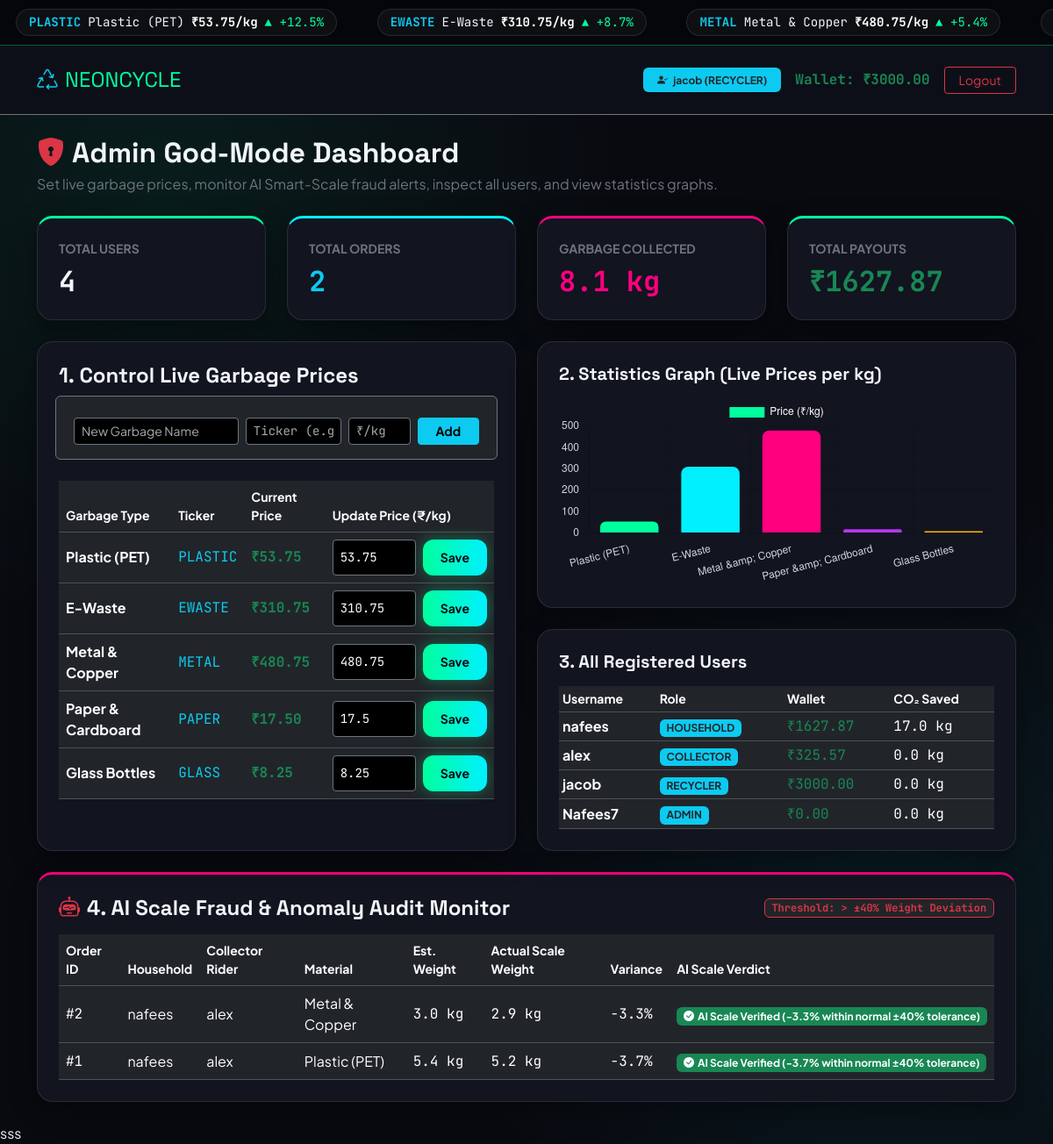
Screenshot of /admin-panel/ (signed in) with the database file from the repository.
### core/models.py (models this page shows, shortened)
class GarbagePrice(models.Model):
    name = models.CharField(max_length=100, unique=True)
    code = models.CharField(max_length=15, unique=True)
    price_per_kg = models.FloatField(default=40.0)
    change_pct = models.FloatField(default=2.5)

class UserProfile(models.Model):
    ROLE_CHOICES = [
        ('HOUSEHOLD', 'Household'),
        ('COLLECTOR', 'Collector'),
        ('RECYCLER', 'Recycler'),
        ('ADMIN', 'Admin'),
    ]
    user = models.OneToOneField(User, on_delete=models.CASCADE, related_name='profile')
    role = models.CharField(max_length=20, choices=ROLE_CHOICES, default='HOUSEHOLD')
    wallet_balance = models.FloatField(default=0.0)
    co2_saved_kg = models.FloatField(default=0.0)
    is_online = models.BooleanField(default=True)

class CollectionOrder(models.Model):
    STATUS_CHOICES = [
        ('PENDING', '1. Waiting for Nearby Collector'),
        ('ACCEPTED', '2. Collector Assigned & En Route'),
        ('WEIGHED', '3. Weighed & Paid (In Transit to Recycler)'),
        ('RECYCLED', '4. Delivered & Recycled'),
    ]
    household = models.ForeignKey(User, on_delete=models.CASCADE, related_name='hh_orders')
    collector = models.ForeignKey(User, on_delete=models.SET_NULL, null=True, blank=True, related_name='col_orders')
    garbage_type = models.ForeignKey(GarbagePrice, on_delete=models.CASCADE)
    address = models.CharField(max_length=255)
    estimated_weight_kg = models.FloatField()
    actual_weight_kg = models.FloatField(null=True, blank=True)
    household_payout = models.FloatField(default=0.0)
    collector_earning = models.FloatField(default=0.0)
    status = models.CharField(max_length=20, choices=STATUS_CHOICES, default='PENDING')
    created_at = models.DateTimeField(auto_now_add=True)
    @property
    def weight_variance_pct(self):
        if self.actual_weight_kg is None or not self.estimated_weight_kg:
            return 0.0
        return round(((self.actual_weight_kg - self.estimated_weight_kg) / max(0.1, self.estimated_weight_kg)) * 100.0, 1)
    @property
    def is_scale_anomaly(self):
        if self.actual_weight_kg is None:
            return False
        return abs(self.weight_variance_pct) > 40.0
    @property
    def anomaly_reason(self):
        if self.actual_weight_kg is None:
            return "Awaiting Smart-Scale Weighing"
        var = self.weight_variance_pct
        if var > 40.0:
            return f"FRAUD ALERT (+{var}%): Possible Scale Tampering / Payout Inflation"
        elif var < -40.0:
            return f"FRAUD ALERT ({var}%): Possible Rider Skimming / Under-Weighing"
        return f"AI Scale Verified ({var:+.1f}% within normal ±40% tolerance)"

### core/views.py (the view, shortened to what this page needs)
# urls.py: path('admin-panel/', views.admin_dashboard, name='admin_dashboard'),
@login_required
def admin_dashboard(request):
    ensure_initial_prices()
    profile, _ = UserProfile.objects.get_or_create(user=request.user)
    all_profiles = UserProfile.objects.select_related('user').all()
    all_orders = CollectionOrder.objects.all().order_by('-created_at')
    total_kg = sum((o.actual_weight_kg or o.estimated_weight_kg) for o in all_orders)
    total_payouts = sum(o.household_payout for o in all_orders)
    return render(request, 'core/admin_panel.html', {
        'profile': profile,
        'prices': GarbagePrice.objects.all(),
        'all_profiles': all_profiles,
        'all_orders': all_orders,
        'total_users': User.objects.count(),
        'total_orders': all_orders.count(),
        'total_kg': round(total_kg, 1),
        'total_payouts': round(total_payouts, 2),
    })

### core/views.py (called while the page is built)
def ensure_initial_prices():
    if GarbagePrice.objects.count() == 0:
        defaults = [
            ('Plastic (PET)', 'PLASTIC', 42.0, 3.8),
            ('E-Waste', 'EWASTE', 310.0, 8.4),
            ('Metal & Copper', 'METAL', 480.0, 5.1),
            ('Paper & Cardboard', 'PAPER', 18.0, -1.2),
            ('Glass Bottles', 'GLASS', 14.0, 1.5),
        ]
        for name, code, price, chg in defaults:
            GarbagePrice.objects.create(name=name, code=code, price_per_kg=price, change_pct=chg)

### core/templates/core/admin_panel.html (shortened to what this page needs)
{% extends 'core/base.html' %}
{% block content %}
<div class="mb-4">
  <h2 class="fw-bold mb-1"><i class="bi bi-shield-lock-fill text-danger me-2"></i>Admin God-Mode Dashboard</h2>
  <p class="text-secondary mb-0">Set live garbage prices, monitor AI Smart-Scale fraud alerts, inspect all users, and view statistics graphs.</p>
</div>
<div class="row g-4 mb-4">
  <div class="col-md-3">
    <div class="neon-card neon-card-green">
      <div class="small text-secondary fw-bold">TOTAL USERS</div>
      <h2 class="mono fw-bold mt-2 mb-0">{{ total_users }}</h2>
    </div>
  </div>
  <div class="col-md-3">
    <div class="neon-card neon-card-cyan">
      <div class="small text-secondary fw-bold">TOTAL ORDERS</div>
      <h2 class="mono fw-bold mt-2 mb-0 text-info">{{ total_orders }}</h2>
    </div>
  </div>
  <div class="col-md-3">
    <div class="neon-card neon-card-pink">
      <div class="small text-secondary fw-bold">GARBAGE COLLECTED</div>
      <h2 class="mono fw-bold mt-2 mb-0" style="color: var(--neon-pink);">{{ total_kg }} kg</h2>
    </div>
  </div>
  <div class="col-md-3">
    <div class="neon-card neon-card-green">
      <div class="small text-secondary fw-bold">TOTAL PAYOUTS</div>
      <h2 class="mono fw-bold mt-2 mb-0 text-success">₹{{ total_payouts|floatformat:2 }}</h2>
    </div>
  </div>
</div>
<div class="row g-4 mb-4">
  <div class="col-lg-6">
    <div class="neon-card h-100">
      <h4 class="fw-bold mb-3">1. Control Live Garbage Prices</h4>
      <form method="POST" action="/admin-panel/" class="row g-2 mb-4 p-3 rounded bg-dark border border-secondary">
        <div class="col-5">
          <input type="text" name="name" placeholder="New Garbage Name" class="form-control form-control-sm bg-black text-white border-secondary" required>
        </div>
        <div class="col-3">
          <input type="text" name="code" placeholder="Ticker (e.g. BAT)" class="form-control form-control-sm bg-black text-white border-secondary mono" required>
        </div>
        <div class="col-2">
          <input type="number" step="0.5" name="price_per_kg" placeholder="₹/kg" class="form-control form-control-sm bg-black text-white border-secondary mono" required>
        </div>
        <div class="col-2">
          <button type="submit" class="btn btn-sm btn-info w-100 fw-bold">Add</button>
        </div>
      </form>
      <div class="table-responsive">
        <table class="table table-dark align-middle">
          <thead>
            <tr class="text-secondary small">
              <th>Garbage Type</th>
              <th>Ticker</th>
              <th>Current Price</th>
              <th>Update Price (₹/kg)</th>
            </tr>
          </thead>
          <tbody>
            {% for p in prices %}
            <tr>
              <td class="fw-bold">{{ p.name }}</td>
              <td class="mono text-info">{{ p.code }}</td>
              <td class="mono fw-bold text-success">₹{{ p.price_per_kg|floatformat:2 }}</td>
              <td>
                <form method="POST" action="/admin-panel/" class="d-flex gap-2">
                  <input type="number" step="0.5" name="new_price" value="{{ p.price_per_kg }}" class="form-control form-control-sm bg-black text-white border-secondary mono" style="width: 95px;">
                  <button type="submit" class="btn btn-sm btn-neon">Save</button>
                </form>
              </td>
            </tr>
            {% endfor %}
          </tbody>
        </table>
      </div>
    </div>
  </div>
  <div class="col-lg-6">
    <div class="neon-card mb-4">
      <h5 class="fw-bold mb-3">2. Statistics Graph (Live Prices per kg)</h5>
      <canvas id="priceChart" height="130"></canvas>
    </div>
    <div class="neon-card">
      <h5 class="fw-bold mb-3">3. All Registered Users</h5>
      <div class="table-responsive">
        <table class="table table-dark table-sm align-middle mb-0">
          <thead>
            <tr class="text-secondary small">
              <th>Username</th>
              <th>Role</th>
              <th>Wallet</th>
              <th>CO₂ Saved</th>
            </tr>
          </thead>
          <tbody>
            {% for prof in all_profiles %}
            <tr>
              <td class="fw-bold">{{ prof.user.username }}</td>
              <td><span class="badge bg-info text-dark">{{ prof.role }}</span></td>
              <td class="mono text-success">₹{{ prof.wallet_balance|floatformat:2 }}</td>
              <td class="mono">{{ prof.co2_saved_kg }} kg</td>
            </tr>
            {% endfor %}
          </tbody>
        </table>
      </div>
    </div>
  </div>
</div>
<div class="neon-card neon-card-pink">
  <div class="d-flex justify-content-between align-items-center mb-3">
    <h4 class="fw-bold mb-0">
      <i class="bi bi-robot text-danger me-2"></i>4. AI Scale Fraud & Anomaly Audit Monitor
    </h4>
    <span class="badge bg-dark border border-danger text-danger mono">Threshold: > ±40% Weight Deviation</span>
  </div>
  <div class="table-responsive">
    <table class="table table-dark align-middle mb-0">
      <thead>
        <tr class="text-secondary small">
          <th>Order ID</th>
          <th>Household</th>
          <th>Collector Rider</th>
          <th>Material</th>
          <th>Est. Weight</th>
          <th>Actual Scale Weight</th>
          <th>Variance</th>
          <th>AI Scale Verdict</th>
        </tr>
      </thead>
      <tbody>
        {% for o in all_orders %}
        <tr class="{% if o.is_scale_anomaly %}table-danger text-dark fw-bold{% endif %}">
          <td class="mono">#{{ o.id }}</td>
          <td>{{ o.household.username }}</td>
          <td>{% if o.collector %}{{ o.collector.username }}{% else %}Unassigned{% endif %}</td>
          <td>{{ o.garbage_type.name }}</td>
          <td class="mono">{{ o.estimated_weight_kg }} kg</td>
          <td class="mono">{% if o.actual_weight_kg %}{{ o.actual_weight_kg }} kg{% else %}Pending{% endif %}</td>
          <td class="mono">
            {% if o.actual_weight_kg %}
              {{ o.weight_variance_pct }}%
            {% else %}
              --
            {% endif %}
          </td>
          <td>
            {% if not o.actual_weight_kg %}
              <span class="badge bg-secondary">Awaiting Scale</span>
            {% elif o.is_scale_anomaly %}
              <span class="badge bg-danger text-white">
                <i class="bi bi-exclamation-triangle-fill me-1"></i>{{ o.anomaly_reason }}
              </span>
            {% else %}
              <span class="badge bg-success">
                <i class="bi bi-check-circle-fill me-1"></i>{{ o.anomaly_reason }}
              </span>
            {% endif %}
          </td>
        </tr>
        {% empty %}
        <tr><td colspan="8" class="text-center text-secondary py-3">No orders recorded yet.</td></tr>
        {% endfor %}
      </tbody>
    </table>
  </div>
</div>
<script>
  new Chart(document.getElementById('priceChart'), {
    type: 'bar',
    data: {
      labels: [{% for p in prices %}'{{ p.name }}',{% endfor %}],
      datasets: [{
        label: 'Price (₹/kg)',
        data: [{% for p in prices %}{{ p.price_per_kg }},{% endfor %}],
        backgroundColor: ['#00ff9d', '#00f0ff', '#ff007f', '#b537f2', '#ffb800'],
        borderRadius: 8
      }]
    },
    options: {
      plugins: { legend: { labels: { color: '#fff' } } },
      scales: {
        x: { ticks: { color: '#cbd5e1' } },
        y: { ticks: { color: '#cbd5e1' } }
      }
    }
  });
</script>
{% endblock %}

### core/templates/core/base.html (shortened to what this page needs)
<!DOCTYPE html>
<html lang="en" data-bs-theme="dark">
<head>
  <link href="https://cdn.jsdelivr.net/npm/bootstrap@5.3.3/dist/css/bootstrap.min.css" rel="stylesheet">
  <link href="https://cdn.jsdelivr.net/npm/bootstrap-icons@1.11.3/font/bootstrap-icons.min.css" rel="stylesheet">
</head>
<body>
  <div class="ticker-bar">
    <div class="ticker-track mono" id="liveTickerTrack">
      {% for p in prices %}
        <span class="ticker-pill">
          <strong class="text-info">{{ p.code }}</strong>
          <span>{{ p.name }}</span>
          <strong class="text-white">₹{{ p.price_per_kg|floatformat:2 }}/kg</strong>
          {% if p.change_pct >= 0 %}
            <span class="up">▲ +{{ p.change_pct }}%</span>
          {% else %}
            <span class="down">▼ {{ p.change_pct }}%</span>
          {% endif %}
        </span>
      {% endfor %}
    </div>
  </div>
  <nav class="navbar navbar-dark border-bottom border-secondary py-3" style="background: #0d0f18;">
    <div class="container">
      <a class="navbar-brand brand-title fs-4 d-flex align-items-center gap-2" href="/">
        <i class="bi bi-recycle text-info"></i>
        <span style="color: var(--neon-green);">NEONCYCLE</span>
      </a>
      {% if user.is_authenticated %}
      <div class="d-flex align-items-center gap-3">
        <span class="badge bg-info text-dark px-3 py-2 fw-bold">
          <i class="bi bi-person-check-fill me-1"></i> {{ user.username }} ({{ profile.role }})
        </span>
        <span class="mono fw-bold text-success">Wallet: ₹{{ profile.wallet_balance|floatformat:2 }}</span>
        <a href="/logout/" class="btn btn-outline-danger btn-sm px-3">Logout</a>
      </div>
      {% endif %}
    </div>
  </nav>
  <div class="container py-4">
    {% block content %}{% endblock %}
  </div>
</body>
</html>sss

### core/templates/core/base.html (style rules this page uses)
:root { --bg-dark: #090a10; --card-bg: #121420; --neon-green: #00ff9d; --neon-cyan: #00f0ff; --neon-pink: #ff007f; }
body { background-color: var(--bg-dark); background-image: radial-gradient(circle at 15% 15%, rgba(0, 255, 157, 0.08), transparent 35%), radial-gradient(circle at 85% 80%, rgba(0, 240, 255, 0.08), transparent 35%); color: #f1f5f9; font-family: 'Plus Jakarta Sans', sans-serif; min-height: 100vh; }
h1, h2, h3, h4, h5, .brand-title { font-family: 'Space Grotesk', sans-serif; }
.mono { font-family: 'JetBrains Mono', monospace; }
.ticker-bar { background: #05060a; border-bottom: 1px solid rgba(0, 255, 157, 0.35); overflow: hidden; white-space: nowrap; padding: 10px 0; position: sticky; top: 0; z-index: 1050; }
.ticker-track { display: inline-block; white-space: nowrap; animation: scrollTicker 22s linear infinite; }
.ticker-pill { display: inline-flex; align-items: center; gap: 8px; margin: 0 18px; padding: 4px 14px; border-radius: 99px; background: rgba(255, 255, 255, 0.04); border: 1px solid rgba(255, 255, 255, 0.1); font-size: 0.88rem; }
.up { color: var(--neon-green); }
.neon-card { background: var(--card-bg); border: 1px solid rgba(255, 255, 255, 0.1); border-radius: 18px; padding: 24px; box-shadow: 0 10px 30px rgba(0, 0, 0, 0.4); }
.neon-card-green { border-top: 3px solid var(--neon-green); }
.neon-card-cyan { border-top: 3px solid var(--neon-cyan); }
.neon-card-pink { border-top: 3px solid var(--neon-pink); }
.btn-neon { background: linear-gradient(90deg, var(--neon-green), var(--neon-cyan)); color: #050811; font-weight: 700; border: none; border-radius: 12px; padding: 10px 20px; box-shadow: 0 0 16px rgba(0, 255, 157, 0.35); }

### rows the page displays
GarbagePrice: code "PLASTIC", name "Plastic (PET)", price_per_kg "53.75", change_pct "12.5", new_price "53.75"
GarbagePrice: code "EWASTE", name "E-Waste", price_per_kg "310.75", change_pct "8.7", new_price "310.75"
GarbagePrice: code "METAL", name "Metal & Copper", price_per_kg "480.75", change_pct "5.4", new_price "480.75"
UserProfile: role "RECYCLER", wallet_balance "3000.00", user.username "jacob", co2_saved_kg "0.0"
GarbagePrice: name "Paper & Cardboard", code "PAPER", price_per_kg "17.50", new_price "17.5"
GarbagePrice: name "Glass Bottles", code "GLASS", price_per_kg "8.25", new_price "8.25"
UserProfile: user.username "nafees", role "HOUSEHOLD", wallet_balance "1627.87", co2_saved_kg "17.0"
UserProfile: user.username "alex", role "COLLECTOR", wallet_balance "325.57", co2_saved_kg "0.0"
UserProfile: user.username "Nafees7", role "ADMIN", wallet_balance "0.00", co2_saved_kg "0.0"
CollectionOrder: id "2", household.username "nafees", collector.username "alex", garbage_type.name "Metal & Copper", estimated_weight_kg "3.0", actual_weight_kg "2.9", weight_variance_pct "-3.3", anomaly_reason "AI Scale Verified (-3.3% within normal ±40% tolerance)"
CollectionOrder: id "1", household.username "nafees", collector.username "alex", garbage_type.name "Plastic (PET)", estimated_weight_kg "5.4", actual_weight_kg "5.2", weight_variance_pct "-3.7", anomaly_reason "AI Scale Verified (-3.7% within normal ±40% tolerance)"

### other values shown
{{ user.username }} "jacob"
{{ total_users }} "4"
{{ total_orders }} "2"
{{ total_kg }} "8.1"
{{ total_payouts|floatformat:2 }} "1627.87"
chart data {{ p.price_per_kg }} 53.75, 310.75, 480.75, 17.5, 8.25
